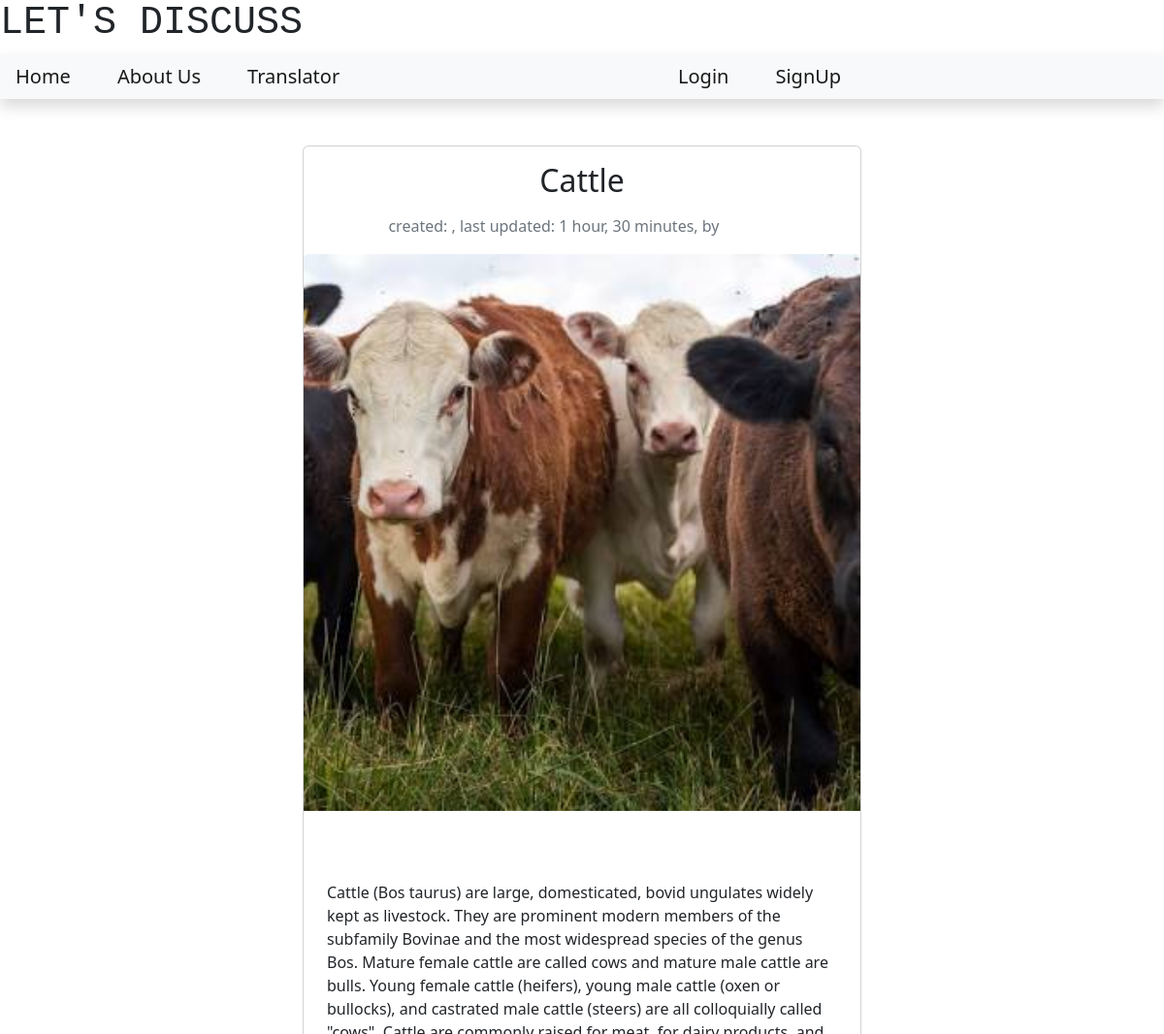
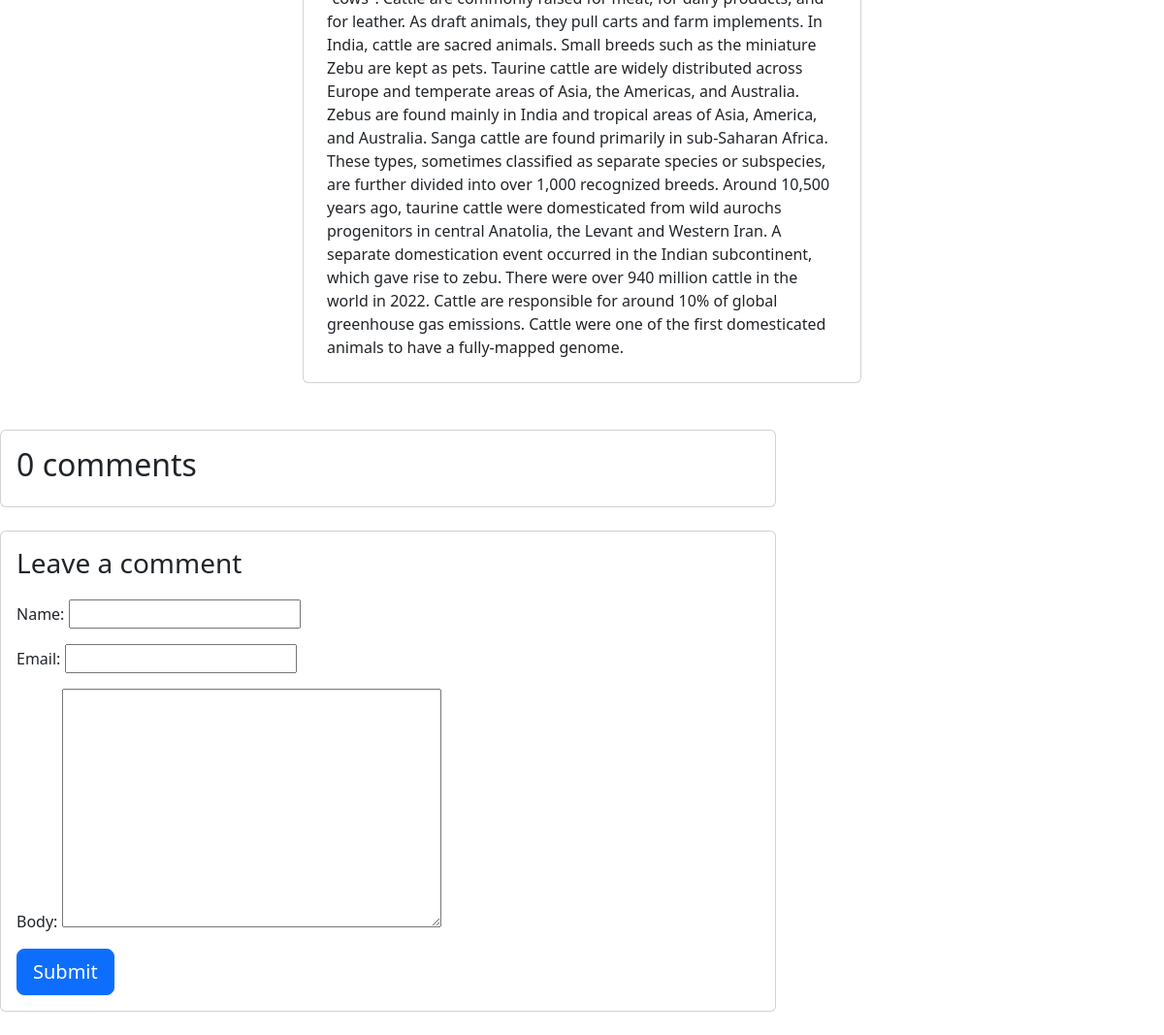
Screenshot of /cattle/ with the database file from the repository (2 pictures, top to bottom).
### blog/models.py (models this page shows, shortened)
class Post(models.Model):
    title = models.CharField(max_length=200, db_index=True)
    content = models.TextField()
    date_created = models.DateTimeField(auto_now_add=True)
    slug = models.SlugField(max_length=200, db_index=True)
    image = models.ImageField(upload_to='', blank=True, null=True)
    tags = models.ManyToManyField(Tag, blank=True)
    author = models.ForeignKey(to=settings.AUTH_USER_MODEL, on_delete=models.CASCADE)
    status = models.IntegerField(choices=STATUS, default=0)
    updated_on = models.DateTimeField(auto_now= True)

### blog/views.py (the view)
# urls.py: path('<slug:slug>/', views.post_detail, name='post_detail'),
def post_detail(request, slug):
        template_name = 'blog.html'
        post = get_object_or_404(Post, slug=slug)
        comments = post.comments.filter(active=True)
        new_comment = None
        if request.method == 'POST':
            comment_form = CommentForm(data=request.POST)
            if comment_form.is_valid():
                new_comment = comment_form.save(commit=False)
                new_comment.post = post
                new_comment.save()
        else:
            comment_form = CommentForm()
        return render(request, template_name, {'post': post,
                                            'comments': comments,
                                            'new_comment': new_comment,
                                            'comment_form': comment_form})

### blog/forms.py
class CommentForm(forms.ModelForm):
    class Meta:
        model = Comment
        fields = ('name', 'email', 'body')

### templates/blog.html (shortened to what this page needs)
{% extends 'base.html' %}
{% block content %}
<div class="container-fluid my-5">
        <div class="row">
                <div class="col-lg-6 offset-lg-3">
                        <div class="card">
                                <h2 class="card-title text-center my-3">{{ post.title }}</h2>
                                <div class="text-muted text-center mb-3">
                                        <div>
                                                created: {{ post.created_on|date:"N j Y" }},
                                                last updated: {{ post.updated_on|timesince }},
                                                by <a class="badge badge-secondary" href="#">{{ post.author }}</a>
                                        </div>
                                </div>
                                        {% if post.image %}
                                        <img class="card-img-top" src="{{ post.image.url }}" alt="{{ post.title }}">
                                        {% endif %}
                                <div class="card-text mt-5 p-4">
                                        {{ post.content }}
                                </div>
                        </div>
                </div>
        </div>
</div>
<div class="col-md-8 card mb-4  mt-3 ">
        <div class="card-body">
                <h2>{{ comments.count }} comments</h2>
        </div>
</div>
<div class="col-md-8 card mb-4  mt-3 ">
        <div class="card-body">
                {% if new_comment %}
                <div class="alert alert-success" role="alert">
                    Your comment is awaiting moderation
                </div>
                  {% else %}
                <h3>Leave a comment</h3>
                <form method="post" style="margin-top: 1.3em;">
                    {{ comment_form.as_p }}
                        <button type="submit" class="btn btn-primary  btn-lg">Submit</button>
                </form>
                  {% endif %}
        </div>
</div>
{% endblock content %}

### rows the page displays
Post: title "Cattle", updated_on "1 hour, 30 minutes", image (picture), content "Cattle (Bos taurus) are large, domesticated, bovid ungulates widely kept as livestock. They are prominent modern members of the subfamily Bovinae and the most widespread species of the genus Bos. Mature female cattle are called cows and mature male cattle are bulls. Young female cattle (heifers), young male cattle (oxen or bullocks), and castrated male cattle (steers) are all colloquially called \"cows\". Cattle are commonly raised for meat, for dairy products, and for leather. As draft animals, they pull carts and farm implements. In India, cattle are sacred animals. Small breeds such as the miniature Zebu are kept as pets. Taurine cattle are widely distributed across Europe and temperate…"

### other values shown
{{ comments.count }} "0"
